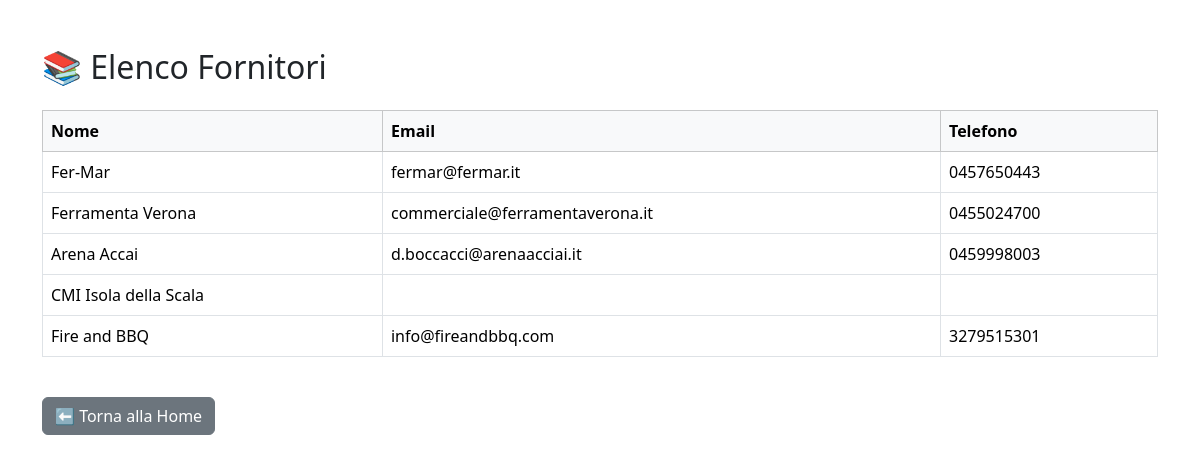
The app's page /fornitori with its own data.
### tables this page shows
CREATE TABLE fornitori (
                id INTEGER PRIMARY KEY AUTOINCREMENT,
                nome TEXT NOT NULL,
                email TEXT,
                telefono TEXT
            , indirizzo TEXT, piva TEXT, iban TEXT, lavorazioni TEXT);

### main_6.py (the view)
@app.route('/fornitori')
def elenco_fornitori():
    conn = sqlite3.connect(DB_NAME)
    c = conn.cursor()
    c.execute("SELECT * FROM fornitori")
    fornitori = c.fetchall()
    conn.close()
    return render_template("fornitori.html", fornitori=fornitori)

### templates/fornitori.html (shortened to what this page needs)
<!doctype html>
<html lang="it">
<head>
    <link href="https://cdn.jsdelivr.net/npm/bootstrap@5.3.2/dist/css/bootstrap.min.css" rel="stylesheet">
</head>
<body>
<div class="container mt-5">
    <h2 class="mb-4">📚 Elenco Fornitori</h2>
    {% if fornitori %}
    <table class="table table-bordered table-hover">
        <thead class="table-light">
            <tr>
                <th>Nome</th>
                <th>Email</th>
                <th>Telefono</th>
            </tr>
        </thead>
        <tbody>
            {% for f in fornitori %}
            <tr>
                <td>{{ f[1] }}</td>
                <td>{{ f[2] }}</td>
                <td>{{ f[3] }}</td>
            </tr>
            {% endfor %}
        </tbody>
    </table>
    {% else %}
        <p class="text-muted">Nessun fornitore ancora inserito.</p>
    {% endif %}
    <a href="{{ url_for('dashboard') }}" class="btn btn-secondary mt-4">⬅ Torna alla Home</a>
</div>
</body>
</html>

### records on screen
fornitori: nome "Fer-Mar", email "fermar@fermar.it", telefono "0457650443"
fornitori: nome "Ferramenta Verona", email "commerciale@ferramentaverona.it", telefono "0455024700"
fornitori: nome "Arena Accai", email "d.boccacci@arenaacciai.it", telefono "0459998003"
fornitori: nome "CMI Isola della Scala"
fornitori: nome "Fire and BBQ", email "info@fireandbbq.com", telefono "3279515301"
